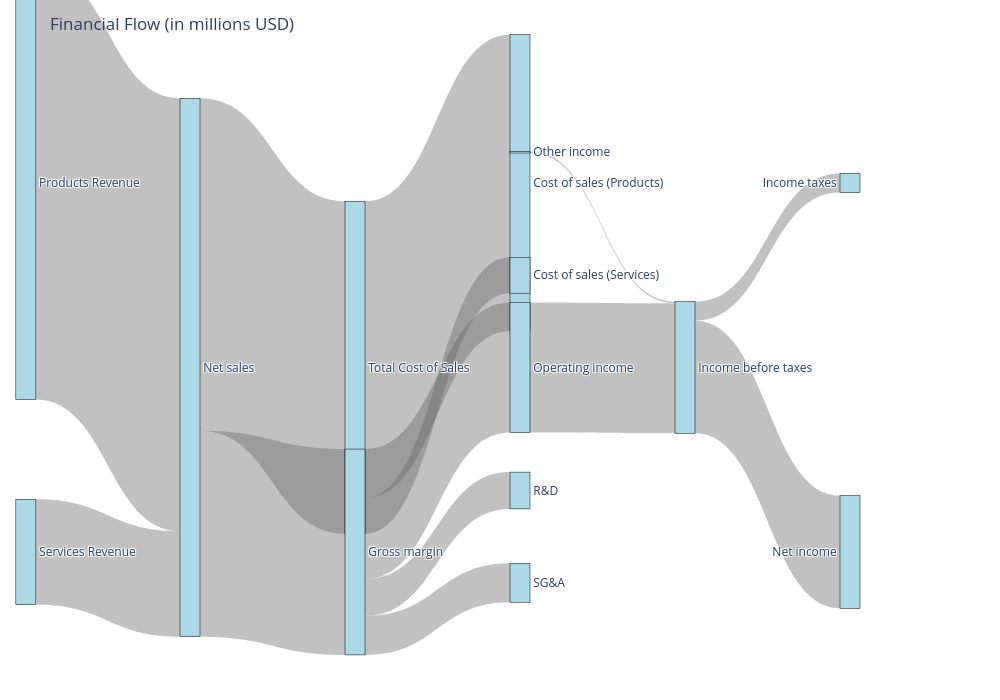

The code cell stored with this chart in its notebook:
### Code cell
import plotly.graph_objects as go
import pandas as pd

# Define the nodes as specified
labels = [
    "Products Revenue",       # 0
    "Services Revenue",       # 1
    "Net sales",              # 2
    "Cost of sales (Products)", # 3
    "Cost of sales (Services)", # 4
    "Total Cost of Sales",    # 5
    "Gross margin",           # 6
    "R&D",                    # 7
    "SG&A",                   # 8
    "Operating income",       # 9
    "Other income",           # 10
    "Income before taxes",    # 11
    "Income taxes",           # 12
    "Net income"              # 13
]

# Define node x-positions (column organization)
# Scale back the positions a bit to ensure the rightmost nodes are fully visible
node_x = [
    0.001,  # "Products Revenue" - column 1
    0.001,  # "Services Revenue" - column 1
    0.2,    # "Net sales" - column 2
    0.6,    # "Cost of sales (Products)" - column 4 (same as Operating income)
    0.6,    # "Cost of sales (Services)" - column 4 (same as Operating income)
    0.4,    # "Total Cost of Sales" - column 3  
    0.4,    # "Gross margin" - column 3
    0.6,    # "R&D" - column 4
    0.6,    # "SG&A" - column 4
    0.6,    # "Operating income" - column 4
    0.6,    # "Other income" - column 4
    0.8,    # "Income before taxes" - column 5 (moved left)
    1.0,    # "Income taxes" - column 6 (moved left)
    1.0     # "Net income" - column 6 (moved left)
]

# Define node y-positions (vertical placement within columns)
node_y = [
    0.2,    # "Products Revenue" 
    0.8,    # "Services Revenue"
    0.5,    # "Net sales"
    0.2,    # "Cost of sales (Products)" 
    0.35,   # "Cost of sales (Services)"
    0.5,    # "Total Cost of Sales"
    0.8,    # "Gross margin"
    0.7,    # "R&D"
    0.85,   # "SG&A"
    0.5,    # "Operating income"
    0.15,   # "Other income"
    0.5,    # "Income before taxes"
    0.2,    # "Income taxes"
    0.8     # "Net income"
]

# Define the connections (source → target) as specified
source = [
    0, 1,              # Revenue to Net sales
    2, 2,              # Net sales to total cost of sales and gross margin
    5, 5,              # Total cost of sales to individual components
    6, 6, 6,           # Gross margin to R&D, SG&A and operating income
    9, 10,             # Operating income and other income to income before taxes
    11, 11             # Income before taxes to taxes and net income
]

target = [
    2, 2,              # Revenue to Net sales
    5, 6,              # Net sales to total cost of sales and gross margin
    3, 4,              # Total cost of sales to individual components
    7, 8, 9,           # Gross margin to R&D, SG&A and operating income
    11, 11,            # Operating income and other income to income before taxes
    12, 13             # Income before taxes to taxes and net income
]

# Define the values (flow amounts) based on the original data
value = [
    # Revenue to Net sales
    220747, 53768,
    
    # Net sales to total cost of sales and gross margin
    169559, 104956,
    
    # Total cost of sales to individual components
    151286, 18273,
    
    # Gross margin to expenses and operating income
    18752, 19916, 66288,
    
    # Operating income and other income to income before taxes
    66288, 803,
    
    # Income before taxes to taxes and net income
    9680, 57411
]

# Create the Sankey diagram with explicit node positions
fig = go.Figure(data=[go.Sankey(
    node=dict(
        pad=15,
        thickness=20,
        line=dict(color="black", width=0.5),
        label=labels,
        x=node_x,  # Set explicit x positions
        y=node_y,  # Set explicit y positions
        color="lightblue"
    ),
    link=dict(
        source=source,
        target=target,
        value=value,
        hovertemplate='$%{value} million<extra></extra>',
        color="rgba(100, 100, 100, 0.4)"
    ),
    # Use "fixed" arrangement to respect our manual positioning
   # arrangement="fixed"
)])

# Update the layout with better styling and increased margins
fig.update_layout(
    title_text="Financial Flow (in millions USD)",
    font_size=12,
    height=700,
    width=1000,  # Explicitly set width to ensure enough space
    # Use a nice color palette for nodes
    colorway=["#5e4fa2", "#3288bd", "#66c2a5", "#abdda4", "#e6f598", 
              "#fee08b", "#fdae61", "#f46d43", "#d53e4f", "#9e0142"],
    # Add generous margins, especially on the right
    margin=dict(t=60, l=25, r=150, b=25)  # Increased right margin
)

# Show the diagram
fig.show()

### Figure 1 — Plotly figure (JSON) as saved in the notebook; plotly's stock layout.template omitted (floating-point values rounded to 4 significant figures)
{"data": [{"link": {"color": "rgba(100, 100, 100, 0.4)", "hovertemplate": "$%{value} million<extra></extra>", "source": [0, 1, 2, 2, 5, 5, 6, 6, 6, 9, 10, 11, 11], "target": [2, 2, 5, 6, 3, 4, 7, 8, 9, 11, 11, 12, 13], "value": [220747, 53768, 169559, 104956, 151286, 18273, 18752, 19916, 66288, 66288, 803, 9680, 57411]}, "node": {"color": "lightblue", "label": ["Products Revenue", "Services Revenue", "Net sales", "Cost of sales (Products)", "Cost of sales (Services)", "Total Cost of Sales", "Gross margin", "R&D", "SG&A", "Operating income", "Other income", "Income before taxes", "Income taxes", "Net income"], "line": {"color": "black", "width": 0.5}, "pad": 15, "thickness": 20, "x": [0.001, 0.001, 0.2, 0.6, 0.6, 0.4, 0.4, 0.6, 0.6, 0.6, 0.6, 0.8, 1, 1], "y": [0.2, 0.8, 0.5, 0.2, 0.35, 0.5, 0.8, 0.7, 0.85, 0.5, 0.15, 0.5, 0.2, 0.8]}, "type": "sankey"}], "layout": {"colorway": ["#5e4fa2", "#3288bd", "#66c2a5", "#abdda4", "#e6f598", "#fee08b", "#fdae61", "#f46d43", "#d53e4f", "#9e0142"], "font": {"size": 12}, "height": 700, "margin": {"b": 25, "l": 25, "r": 150, "t": 60}, "title": {"text": "Financial Flow (in millions USD)"}, "width": 1000}}
